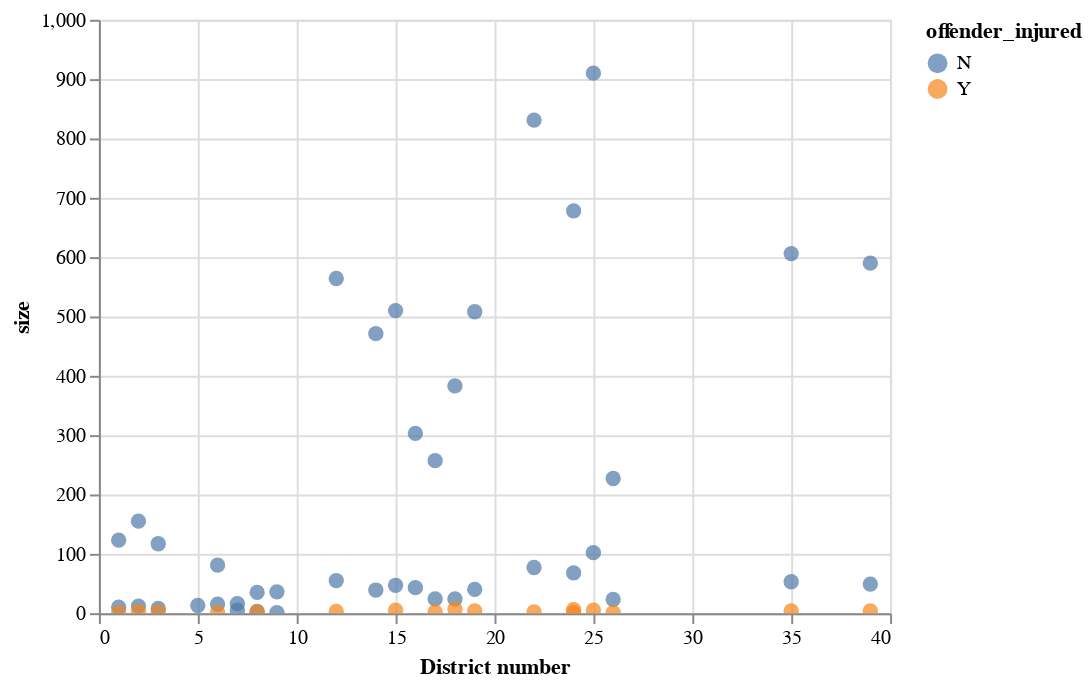

Notebook cell for this chart:
### Code cell
# initialize the chart with the data
chart = alt.Chart(shootings_counts)

# define what kind of marks to use
chart = chart.mark_circle(size=60)

# encode the visual channels
chart = chart.encode(
    x=alt.X("District number:Q", scale=alt.Scale(zero=False)),
    y=alt.Y("size:Q", scale=alt.Scale(zero=False)),
    color="offender_injured:N",
    tooltip=["offender_injured:N", "sex:N", "District number:Q", "size:Q"],
)

# make the chart interactive
chart.interactive()

### Figure 1 — Vega-Lite specification as saved in the notebook (floating-point values rounded to 4 significant figures)
{"config": {"view": {"continuousWidth": 400, "continuousHeight": 300}}, "data": {"name": "data-0f0b5b7cee4ea83f93ec2bb529c52497"}, "mark": {"type": "circle", "size": 60}, "encoding": {"color": {"type": "nominal", "field": "offender_injured"}, "tooltip": [{"type": "nominal", "field": "offender_injured"}, {"type": "nominal", "field": "sex"}, {"type": "quantitative", "field": "District number"}, {"type": "quantitative", "field": "size"}], "x": {"type": "quantitative", "field": "District number", "scale": {"zero": false}}, "y": {"type": "quantitative", "field": "size", "scale": {"zero": false}}}, "selection": {"selector001": {"type": "interval", "bind": "scales", "encodings": ["x", "y"]}}, "$schema": "https://vega.github.io/schema/vega-lite/v4.8.1.json", "datasets": {"data-0f0b5b7cee4ea83f93ec2bb529c52497": [{"District number": 1.0, "offender_injured": "N", "sex": "F", "size": 10}, {"District number": 1.0, "offender_injured": "N", "sex": "M", "size": 123}, {"District number": 1.0, "offender_injured": "Y", "sex": "M", "size": 1}, {"District number": 2.0, "offender_injured": "N", "sex": "F", "size": 12}, {"District number": 2.0, "offender_injured": "N", "sex": "M", "size": 155}, {"District number": 2.0, "offender_injured": "Y", "sex": "M", "size": 3}, {"District number": 3.0, "offender_injured": "N", "sex": "F", "size": 8}, {"District number": 3.0, "offender_injured": "N", "sex": "M", "size": 117}, {"District number": 3.0, "offender_injured": "Y", "sex": "M", "size": 2}, {"District number": 5.0, "offender_injured": "N", "sex": "M", "size": 13}, {"District number": 6.0, "offender_injured": "N", "sex": "F", "size": 15}, {"District number": 6.0, "offender_injured": "N", "sex": "M", "size": 81}, {"District number": 6.0, "offender_injured": "Y", "sex": "M", "size": 1}, {"District number": 7.0, "offender_injured": "N", "sex": "F", "size": 5}, {"District number": 7.0, "offender_injured": "N", "sex": "M", "size": 16}, {"District number": 8.0, "offender_injured": "N", "sex": "F", "size": 3}, {"District number": 8.0, "offender_injured": "N", "sex": "M", "size": 35}, {"District number": 8.0, "offender_injured": "Y", "sex": "M", "size": 2}, {"District number": 9.0, "offender_injured": "N", "sex": "F", "size": 1}, {"District number": 9.0, "offender_injured": "N", "sex": "M", "size": 36}, {"District number": 12.0, "offender_injured": "N", "sex": "F", "size": 55}, {"District number": 12.0, "offender_injured": "N", "sex": "M", "size": 564}, {"District number": 12.0, "offender_injured": "Y", "sex": "M", "size": 3}, {"District number": 14.0, "offender_injured": "N", "sex": "F", "size": 39}, {"District number": 14.0, "offender_injured": "N", "sex": "M", "size": 471}, {"District number": 15.0, "offender_injured": "N", "sex": "F", "size": 47}, {"District number": 15.0, "offender_injured": "N", "sex": "M", "size": 510}, {"District number": 15.0, "offender_injured": "Y", "sex": "M", "size": 5}, {"District number": 16.0, "offender_injured": "N", "sex": "F", "size": 43}, {"District number": 16.0, "offender_injured": "N", "sex": "M", "size": 303}, {"District number": 17.0, "offender_injured": "N", "sex": "F", "size": 24}, {"District number": 17.0, "offender_injured": "N", "sex": "M", "size": 257}, {"District number": 17.0, "offender_injured": "Y", "sex": "M", "size": 2}, {"District number": 18.0, "offender_injured": "N", "sex": "F", "size": 24}, {"District number": 18.0, "offender_injured": "N", "sex": "M", "size": 383}, {"District number": 18.0, "offender_injured": "Y", "sex": "M", "size": 7}, {"District number": 19.0, "offender_injured": "N", "sex": "F", "size": 40}, {"District number": 19.0, "offender_injured": "N", "sex": "M", "size": 508}, {"District number": 19.0, "offender_injured": "Y", "sex": "M", "size": 4}, {"District number": 22.0, "offender_injured": "N", "sex": "F", "size": 77}, {"District number": 22.0, "offender_injured": "N", "sex": "M", "size": 831}, {"District number": 22.0, "offender_injured": "Y", "sex": "M", "size": 2}, {"District number": 24.0, "offender_injured": "N", "sex": "F", "size": 68}, {"District number": 24.0, "offender_injured": "N", "sex": "M", "size": 678}, {"District number": 24.0, "offender_injured": "Y", "sex": "F", "size": 1}, {"District number": 24.0, "offender_injured": "Y", "sex": "M", "size": 6}, {"District number": 25.0, "offender_injured": "N", "sex": "F", "size": 102}, {"District number": 25.0, "offender_injured": "N", "sex": "M", "size": 910}, {"District number": 25.0, "offender_injured": "Y", "sex": "M", "size": 5}, {"District number": 26.0, "offender_injured": "N", "sex": "F", "size": 23}, {"District number": 26.0, "offender_injured": "N", "sex": "M", "size": 227}, {"District number": 26.0, "offender_injured": "Y", "sex": "M", "size": 1}, {"District number": 35.0, "offender_injured": "N", "sex": "F", "size": 53}, {"District number": 35.0, "offender_injured": "N", "sex": "M", "size": 606}, {"District number": 35.0, "offender_injured": "Y", "sex": "M", "size": 4}, {"District number": 39.0, "offender_injured": "N", "sex": "F", "size": 49}, {"District number": 39.0, "offender_injured": "N", "sex": "M", "size": 590}, {"District number": 39.0, "offender_injured": "Y", "sex": "M", "size": 4}]}}
